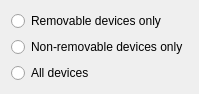
<?xml version="1.0" encoding="UTF-8"?>
<ui version="4.0">
 <class>devicenotifierConfig</class>
 <widget class="QWidget" name="devicenotifierConfig">
  <property name="geometry">
   <rect>
    <x>0</x>
    <y>0</y>
    <width>193</width>
    <height>83</height>
   </rect>
  </property>
  <layout class="QGridLayout" name="gridLayout">
   <item row="0" column="0">
    <widget class="QRadioButton" name="kcfg_removableDevices">
     <property name="text">
      <string>Removable devices only</string>
     </property>
    </widget>
   </item>
   <item row="1" column="0">
    <widget class="QRadioButton" name="kcfg_nonRemovableDevices">
     <property name="text">
      <string>Non-removable devices only</string>
     </property>
    </widget>
   </item>
   <item row="1" column="1" rowspan="3">
    <spacer name="horizontalSpacer">
     <property name="orientation">
      <enum>Qt::Horizontal</enum>
     </property>
     <property name="sizeHint" stdset="0">
      <size>
       <width>2</width>
       <height>20</height>
      </size>
     </property>
    </spacer>
   </item>
   <item row="2" column="0">
    <widget class="QRadioButton" name="kcfg_allDevices">
     <property name="text">
      <string>All devices</string>
     </property>
    </widget>
   </item>
   <item row="3" column="0">
    <spacer name="verticalSpacer">
     <property name="orientation">
      <enum>Qt::Vertical</enum>
     </property>
     <property name="sizeHint" stdset="0">
      <size>
       <width>20</width>
       <height>3</height>
      </size>
     </property>
    </spacer>
   </item>
  </layout>
 </widget>
 <connections/>
</ui>
